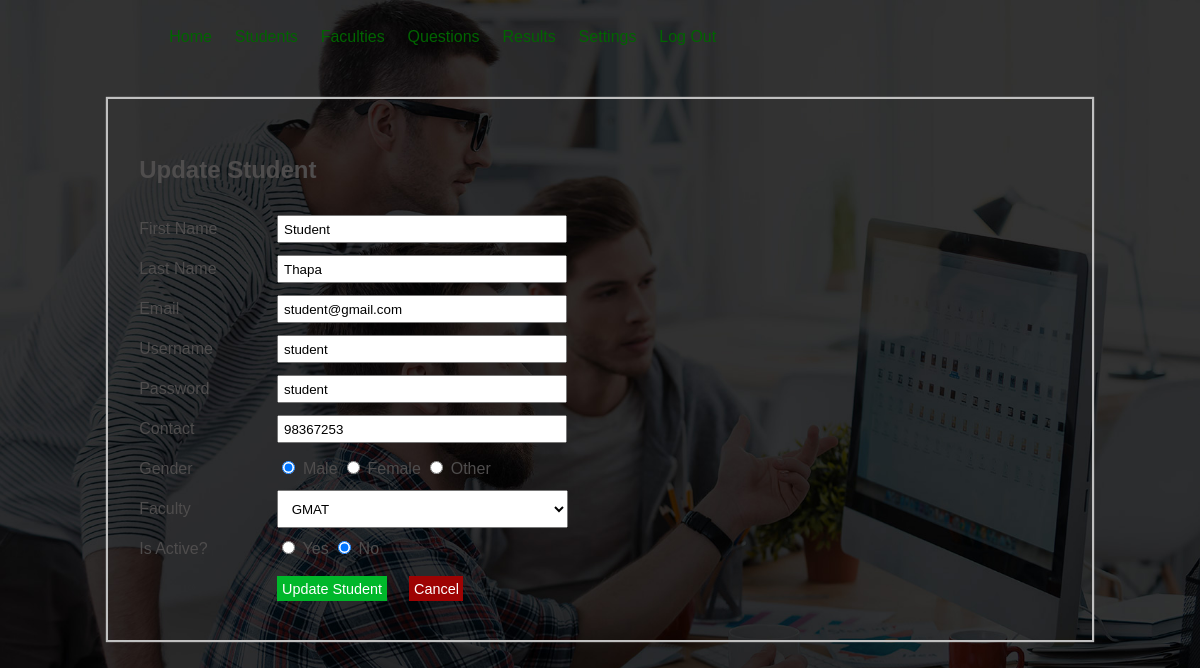
The app's page /admin/index.php?page=update_student&student_id=1 (signed in) with its own data.
### tables this page shows
CREATE TABLE `tbl_student` (
  `student_id` int(10) UNSIGNED NOT NULL,
  `first_name` varchar(150) NOT NULL,
  `last_name` varchar(150) NOT NULL,
  `email` varchar(150) NOT NULL,
  `username` varchar(100) NOT NULL,
  `password` varchar(255) NOT NULL,
  `contact` varchar(20) NOT NULL,
  `gender` varchar(10) NOT NULL,
  `faculty` varchar(50) NOT NULL,
  `is_active` varchar(10) NOT NULL,
  `added_date` date NOT NULL,
  `updated_date` date NOT NULL
);

CREATE TABLE `tbl_faculty` (
  `faculty_id` int(10) UNSIGNED NOT NULL,
  `faculty_name` varchar(150) NOT NULL,
  `time_duration` int(11) NOT NULL,
  `qns_per_set` int(11) NOT NULL,
  `total_english` int(10) UNSIGNED NOT NULL,
  `total_math` int(10) UNSIGNED NOT NULL,
  `is_active` varchar(10) NOT NULL,
  `added_date` date NOT NULL,
  `updated_date` date NOT NULL
);

### admin/index.php (called while the page is built, shortened)
<?php
    include('config/apply.php');
    include('../box/header.php');
    include('../box/menu.php');
    include('pages/main.php');
    include('../box/footer.php');
?>

### admin/config/apply.php (called while the page is built, shortened)
<?php
    $obj=new Functions();
?>

### admin/config/database.php (called while the page is built, shortened)
<?php
    Class Database
    {
        public function select_data($tbl_name,$where="",$other="")
        {
            $query="SELECT * FROM $tbl_name";
            if($where!="")
            {
                $query.=" WHERE $where";
            }
            return $query;
        }
        public function execute_query($conn,$query)
        {
            $res=mysqli_query($conn,$query) or die(mysqli_error($conn));
            return $res;
        }
        public function num_rows($res)
        {
            $num_rows=mysqli_num_rows($res);
            return $num_rows;
        }
        public function fetch_data($res)
        {
            $row=mysqli_fetch_assoc($res);
            return $row;
        }
    }
?>

### admin/pages/update_student.php (the view, shortened to what this page needs)
<?php
    if(isset($_GET['student_id']))
    {
        $student_id=$_GET['student_id'];
        $tbl_name='tbl_student';
        $where="student_id=$student_id";
        $query=$obj->select_data($tbl_name,$where);
        $res=$obj->execute_query($conn,$query);
        $count_rows=$obj->num_rows($res);
        if($count_rows==1)
        {
            $row=$obj->fetch_data($res);
            $first_name=$row['first_name'];
            $last_name=$row['last_name'];
            $email=$row['email'];
            $username=$row['username'];
            $password=$row['password'];
            $contact=$row['contact'];
            $gender=$row['gender'];
            $faculty=$row['faculty'];
            $is_active=$row['is_active'];
        }
        else
        {
            header('location:'.SITEURL.'admin/index.php?page=students');
        }
    }
    else
    {
        header('location:'.SITEURL.'admin/index.php?page=students');
    }
?>
        <div class="main">
            <div class="content">
                <div class="report">
                    <form method="post" action="" class="forms">
                        <h2>Update Student</h2>
                        <span class="name">First Name</span>
                        <input type="text" name="first_name" value="<?php echo $first_name; ?>" required="true" /> <br />
                        <span class="name">Last Name</span>
                        <input type="text" name="last_name" value="<?php echo $last_name; ?>" required="true" /><br />
                        <span class="name">Email</span>
                        <input type="email" name="email" value="<?php echo $email; ?>" required="true" /><br />
                        <span class="name">Username</span>
                        <input type="text" name="username" value="<?php echo $username; ?>" required="true" /><br />
                        <span class="name">Password</span>
                        <input type="text" name="password" value="<?php echo $password; ?>" required="true" /><br />
                        <span class="name">Contact</span>
                        <input type="tel" name="contact" value="<?php echo $contact; ?>" /><br />
                        <span class="name">Gender</span>
                        <input <?php if($gender=='male'){echo "checked='checked'";} ?> type="radio" name="gender" value="male" /> Male
                        <input <?php if($gender=='female'){echo "checked='checked'";} ?> type="radio" name="gender" value="female" /> Female
                        <input <?php if($gender=='other'){echo "checked='checked'";} ?> type="radio" name="gender" value="other" /> Other
                        <br />
                        <span class="name">Faculty</span>
                        <select name="faculty">
                            <?php
                                $tbl_name="tbl_faculty";
                                $query=$obj->select_data($tbl_name);
                                $res=$obj->execute_query($conn,$query);
                                $count_rows=$obj->num_rows($res);
                                if($count_rows>0)
                                {
                                    while($row=$obj->fetch_data($res))
                                    {
                                        $faculty_id=$row['faculty_id'];
                                        $faculty_name=$row['faculty_name'];
                                        ?>
                                        <option <?php if($faculty==$faculty_id){echo"selected='selected'";} ?> value="<?php echo $faculty_id; ?>"><?php echo $faculty_name; ?></option>
                                        <?php
                                    }
                                }
                                else
                                {
                                    ?>
                                    <option value="0">Uncategorized</option>
                                    <?php
                                }
                            ?>
                        </select>
                        <br />
                        <span class="name">Is Active?</span>
                        <input <?php if($is_active=='yes'){echo "checked='checked'";} ?> type="radio" name="is_active" value="yes" /> Yes
                        <input <?php if($is_active=='no'){echo "checked='checked'";} ?> type="radio" name="is_active" value="no" /> No
                        <br />
                        <input type="submit" name="submit" value="Update Student" class="btn-update" style="margin-left: 15%;" />
                        <a href="<?php echo SITEURL; ?>admin/index.php?page=students"><button type="button" class="btn-delete">Cancel</button></a>
                    </form>
                </div>
            </div>
        </div>

### assets/css/style.css (style rules this page uses)
body { margin: 0; padding: 0; background: url(../../images/index-main-bg-1.jpg) no-repeat; background-size: cover; background-position: center; font-family: sans-serif; height: 100vh; }
.main { margin: 2% 0; }
.main .content { border: 1px solid silver; width: 80%; padding: 1%; margin: 0 auto; box-shadow: 0 0 1px 1px silver; }
.main .content .report { color: #4f4d4d; line-height: 50px; }
.main .content .report .forms { padding: 2%; line-height: 40px; }
.main .content .report .forms .name { width: 15%; float: left; }
.main .content .report .forms h2 { margin-bottom: 2%; }
.main .content .report .forms input[type='text'], .main .content .report .forms input[type='email'], .main .content .report .forms input[type='tel'], .main .content .report .forms input[type='number'], .main .content .report .forms input[type='password'] { padding: 0.5%; width: 30%; }
.main .content .report .forms select { width: 31.5%; padding: 1%; }
.btn-update { background-color: #00b72a; color: #FFFFFF; font-size: 90%; font-weight: normal; padding: 0.5%; margin: 0 1%; border: none; cursor: pointer; }
.btn-delete { background-color: #9e0303; color: #FFFFFF; font-size: 90%; font-weight: normal; padding: 0.5%; margin: 0 1%; border: none; cursor: pointer; }

### records on screen
tbl_student: first_name "Student", last_name "Thapa", email "student@gmail.com", username "student", password "student", contact "98367253", gender "☑", faculty "GMAT", is_active "☑"
